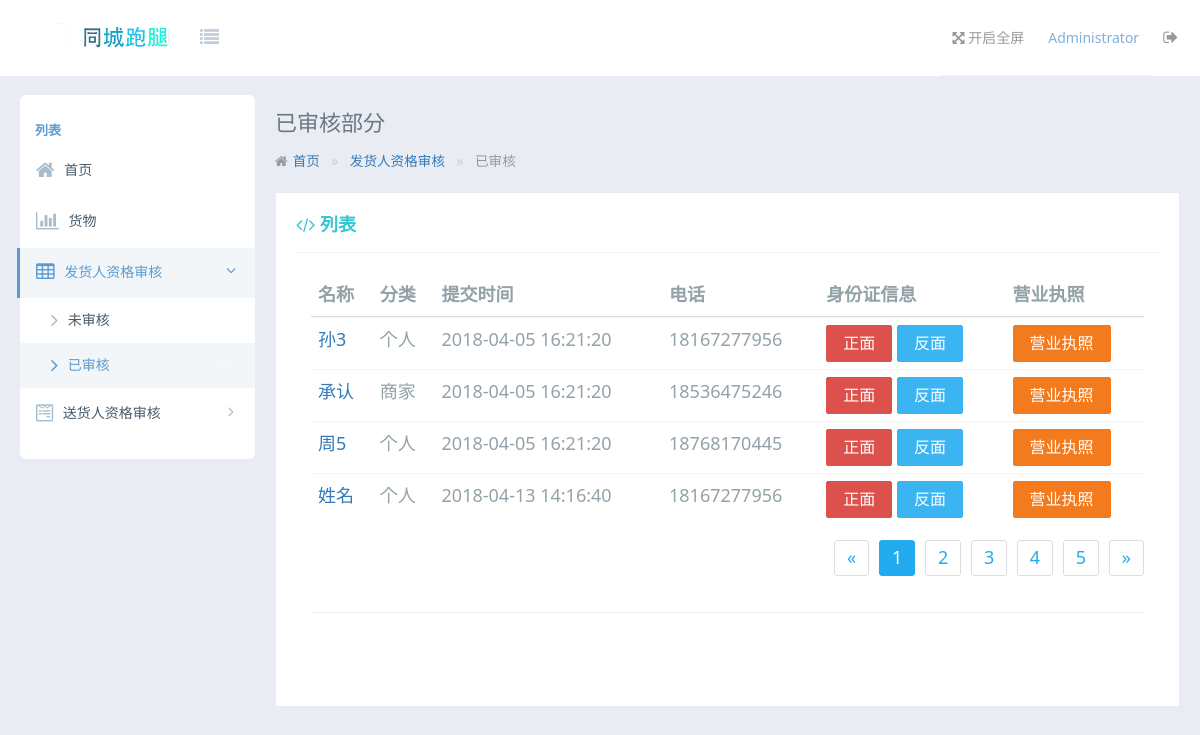
The page /web/administrator/index/have-examine.php on the database its author committed.
### tables this page shows
CREATE TABLE `bussiness` (
  `id` int(15) NOT NULL,
  `name` varchar(255) DEFAULT '姓名' COMMENT '跑腿人姓名',
  `username` varchar(30) DEFAULT NULL,
  `password` varchar(20) DEFAULT NULL,
  `paypwd` varchar(255) DEFAULT NULL COMMENT '支付密码',
  `submittime` datetime NOT NULL DEFAULT CURRENT_TIMESTAMP COMMENT '注册时间',
  `type` int(20) DEFAULT NULL COMMENT '商家个人类别',
  `sex` varchar(20) DEFAULT NULL COMMENT '性别',
  `idcarda` varchar(255) DEFAULT NULL COMMENT '身份证正面',
  `idcardb` varchar(255) DEFAULT NULL COMMENT '身份证背面',
  `idcard` varchar(255) DEFAULT NULL COMMENT '营业执照',
  `idnumber` varchar(255) DEFAULT NULL COMMENT '身份证号',
  `type-introduce` varchar(100) DEFAULT NULL,
  `submit-time` datetime NOT NULL DEFAULT CURRENT_TIMESTAMP COMMENT '提交时间',
  `phone` bigint(11) DEFAULT NULL,
  `status` int(255) DEFAULT '0' COMMENT '商家审核状态',
  `online` int(20) NOT NULL DEFAULT '0' COMMENT '登陆状态',
  `address` varchar(30) DEFAULT NULL
);

### web/administrator/index/have-examine.php (the view, shortened to what this page needs)
<!doctype html>
<html>
<head>
<?php
$link=mysql_connect('localhost','root','10086');
$sql="select * from bussiness where status=1 order by id asc";
$result=mysql_query($sql,$link);
?>
    <link rel="stylesheet" href="assets/css/amazeui.min.css" />
    <link rel="stylesheet" href="assets/css/admin.css">
    <link rel="stylesheet" href="assets/css/app.css">
</head>
<body data-type="generalComponents">
    <header class="am-topbar am-topbar-inverse admin-header">
        <div class="am-topbar-brand">
            <a href="javascript:;" class="tpl-logo">
                <img src="assets/img/logo.png" alt="">
            </a>
        </div>
        <div class="am-icon-list tpl-header-nav-hover-ico am-fl am-margin-right">
        </div>
        <div class="am-collapse am-topbar-collapse" id="topbar-collapse">
            <ul class="am-nav am-nav-pills am-topbar-nav am-topbar-right admin-header-list tpl-header-list">
                <li class="am-hide-sm-only"><a href="javascript:;" id="admin-fullscreen" class="tpl-header-list-link"><span class="am-icon-arrows-alt"></span> <span class="admin-fullText">开启全屏</span></a></li>
                <li class="am-dropdown" data-am-dropdown data-am-dropdown-toggle>
                    <a class="am-dropdown-toggle tpl-header-list-link" href="javascript:;">
                        <span class="tpl-header-list-user-nick">Administrator</span><span class="tpl-header-list-user-ico"></span>
                    </a>
                </li>
                <li><a href="###" class="tpl-header-list-link"><span class="am-icon-sign-out tpl-header-list-ico-out-size"></span></a></li>
            </ul>
        </div>
    </header>
    <div class="tpl-page-container tpl-page-header-fixed">
        <div class="tpl-left-nav tpl-left-nav-hover">
            <div class="tpl-left-nav-title">
                列表
            </div>
            <div class="tpl-left-nav-list">
                <ul class="tpl-left-nav-menu">
                    <li class="tpl-left-nav-item">
                        <a href="index.php" class="nav-link">
                            <i class="am-icon-home"></i>
                            <span>首页</span>
                        </a>
                    </li>
                    <li class="tpl-left-nav-item">
                        <a href="goods.php" class="nav-link tpl-left-nav-link-list">
                            <i class="am-icon-bar-chart"></i>
                            <span>货物</span>
                        </a>
                    </li>
                    <li class="tpl-left-nav-item">
                        <a href="javascript:;" class="nav-link tpl-left-nav-link-list active">
                            <i class="am-icon-table"></i>
                            <span>发货人资格审核</span>
                            <i class="am-icon-angle-right tpl-left-nav-more-ico am-fr am-margin-right tpl-left-nav-more-ico-rotate"></i>
                        </a>
                        <ul class="tpl-left-nav-sub-menu" style="display:block">
                            <li>
                                <a href="no-examine.php">
                                    <i class="am-icon-angle-right"></i>
                                    <span>未审核</span>
                                </a>
                                <a href="have-examine.php" class="active">
                                    <i class="am-icon-angle-right"></i>
                                    <span>已审核</span>
                                    <i class="tpl-left-nav-content tpl-badge-success">></i>
								</a>
                        </li>
                        </ul>
                    </li>
                    <li class="tpl-left-nav-item">
                        <a href="javascript:;" class="nav-link tpl-left-nav-link-list">
                            <i class="am-icon-wpforms"></i>
                            <span>送货人资格审核</span>
                            <i class="am-icon-angle-right tpl-left-nav-more-ico am-fr am-margin-right"></i>
                        </a>
                    </li>
                </ul>
            </div>
        </div>
        <div class="tpl-content-wrapper">
            <div class="tpl-content-page-title">
                已审核部分
            </div>
            <ol class="am-breadcrumb">
                <li><a href="#" class="am-icon-home">首页</a></li>
                <li><a href="#">发货人资格审核</a></li>
                <li class="am-active">已审核</li>
            </ol>
            <div class="tpl-portlet-components">
                <div class="portlet-title">
                    <div class="caption font-green bold">
                        <span class="am-icon-code"></span> 列表
                    </div>
                </div>
                <div class="tpl-block">
                    <div class="am-g">
                    <div class="am-u-sm-12">
                            <form class="am-form">
                                <table class="am-table tpl-table">
                                    <thead>
                                        <tr>
                                            <th class="table-title">名称</th>
                                            <th class="table-type">分类</th>
                                            <th class="table-date am-hide-sm-only">提交时间</th>
                                            <th class="table-type">电话</th>
                                            <th class="table-type">身份证信息</th>
                                            <th class="table-type">营业执照</th>
                                        </tr>
                                    </thead>
                                    <tbody>
                                      <?php  while($row=mysql_fetch_array($result)){
	                                  switch($row['type']){
												   		case "1": $type="个人";break;
													    case "2": $type="商家";break;
											   }
										?>
                                        <tr>
                                            <td><a href="#"><?php echo $row['name']?></a></td>
                                            <td><?php echo $type?></td>
                                            <td class="am-hide-sm-only"><?php echo $row['submit-time']?></td>
                                            <td><?php echo $row['phone']?></td>
                                            <td>
                                                <button type="button" class="am-btn am-btn-danger am-radius" data-am-modal="{target: '#<?php echo $row['username']?>1', closeViaDimmer: 0, width: 400, height: 275}">
                                                    正面
                                                </button>
                                                <button type="button" class="am-btn am-btn-secondary am-radius" data-am-modal="{target: '#<?php echo $row['username']?>2', closeViaDimmer: 0, width: 400, height: 275}">
                                                    反面
                                                </button>
                                            </td>
                                            <td><button type="button" class="am-btn am-btn-warning am-radius" data-am-modal="{target: '#<?php echo $row['username']?>3', closeViaDimmer: 0, width: 400, height: 275}">
                                                    营业执照
                                                </button>
                                            </td>
                                        </tr>
                                        <?php } ?>
                                    </tbody>
                                </table>
                                <div class="am-cf">
                                    <div class="am-fr">
                                        <ul class="am-pagination tpl-pagination">
                                            <li class="am-disabled"><a href="#">«</a></li>
                                            <li class="am-active"><a href="#">1</a></li>
                                            <li><a href="#">2</a></li>
                                            <li><a href="#">3</a></li>
                                            <li><a href="#">4</a></li>
                                            <li><a href="#">5</a></li>
                                            <li><a href="#">»</a></li>
                                        </ul>
                                    </div>
                                </div>
                                <hr>
                            </form>
                        </div>
                    </div>
                </div>
                <div class="tpl-alert"></div>
            </div>
        </div>
    </div>
</body>
</html>

### web/administrator/index/assets/css/admin.css (style rules this page uses)
html, body { height: 100%; overflow: hidden; }
ul { margin-top: 0; }
.admin-header { position: fixed; top: 0; left: 0; right: 0; z-index: 1500; font-size: 1.4rem; margin-bottom: 0; }

### rows shown on the page
bussiness: name "孙3", type "个人", value "2018-04-05 16:21:20", phone "18167277956"
bussiness: name "承认", type "商家", value "2018-04-05 16:21:20", phone "18536475246"
bussiness: name "周5", type "个人", value "2018-04-05 16:21:20", phone "18768170445"
bussiness: name "姓名", type "个人", value "2018-04-13 14:16:40", phone "18167277956"
